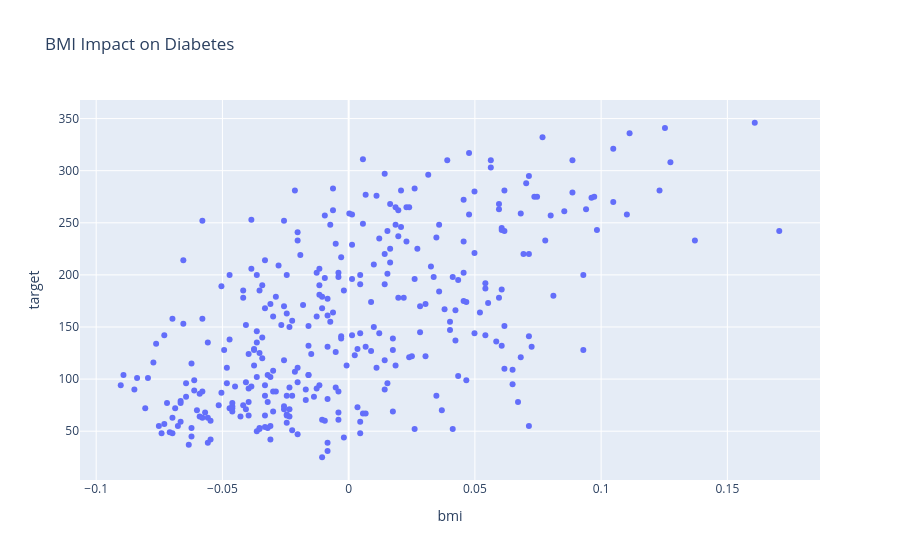

The notebook cell this image was saved under:
### Code cell
fig = px.scatter(df, x='bmi', y='target', title='BMI Impact on Diabetes')
fig.show()

### Figure 1 — Plotly figure (JSON) as saved in the notebook; plotly's stock layout.template omitted (floating-point values rounded to 4 significant figures; data arrays with more than 128 entries replaced by an {"elided": "..."} marker saying what was removed)
{"data": [{"hovertemplate": "bmi=%{x}<br>target=%{y}<extra></extra>", "legendgroup": "", "marker": {"color": "#636efa", "symbol": "circle"}, "mode": "markers", "name": "", "orientation": "v", "showlegend": false, "type": "scatter", "x": {"elided": "331 float values"}, "xaxis": "x", "y": {"elided": "331 int values"}, "yaxis": "y"}], "layout": {"legend": {"tracegroupgap": 0}, "title": {"text": "BMI Impact on Diabetes"}, "xaxis": {"anchor": "y", "domain": [0, 1], "title": {"text": "bmi"}}, "yaxis": {"anchor": "x", "domain": [0, 1], "title": {"text": "target"}}}}
